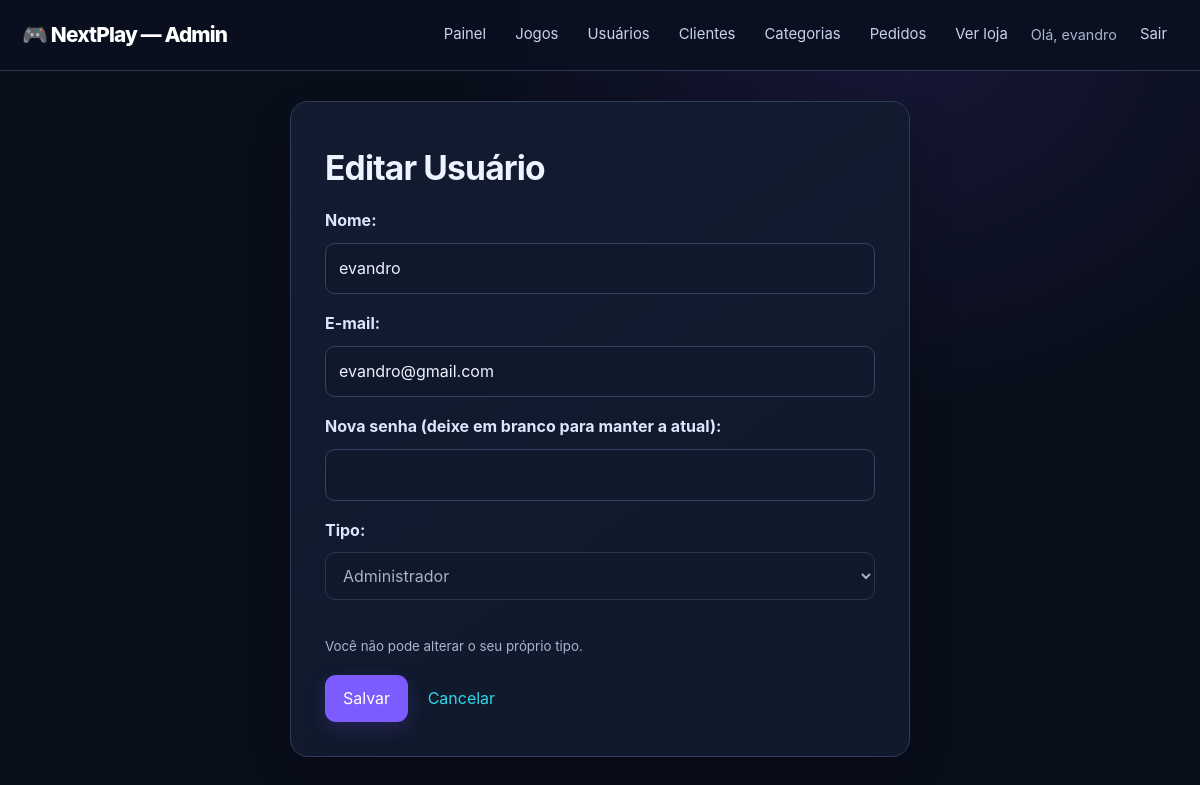
The page /admin/views/editar_usuario.php?id=1 (signed in) on the database its author committed.
### tables this page shows
CREATE TABLE IF NOT EXISTS usuarios (
    id INT AUTO_INCREMENT PRIMARY KEY,
    nome VARCHAR(100) NOT NULL,
    email VARCHAR(150) UNIQUE NOT NULL,
    senha VARCHAR(255) NOT NULL,
    tipo ENUM('admin', 'user') DEFAULT 'user',
    created_at TIMESTAMP DEFAULT CURRENT_TIMESTAMP,
    updated_at TIMESTAMP DEFAULT CURRENT_TIMESTAMP ON UPDATE CURRENT_TIMESTAMP
);

### admin/config/sessao.php (called while the page is built, shortened)
<?php
require_once __DIR__ . '/helpers.php';
function usuarioLogado() {
    return $_SESSION['usuario'] ?? null;
}

### admin/models/usuarios.php (called while the page is built, shortened)
<?php
require_once __DIR__ . '/../config/conexao.php';
require_once __DIR__ . '/../config/helpers.php';
class Usuario {
    private $pdo;
    public function __construct($atrib = []) {
        global $pdo;
        $this->pdo = $pdo;
    }
    public function buscarUsuarioPorId($id) {
        $sth = $this->pdo->prepare("SELECT id, nome, email, tipo, created_at FROM usuarios WHERE id = :id");
        $sth->bindValue(':id', $id, PDO::PARAM_INT);
        $sth->execute();
        return $sth->fetch(PDO::FETCH_ASSOC);
    }
}

### admin/config/helpers.php (called while the page is built, shortened)
<?php
function e($texto) {
    return htmlspecialchars((string)$texto, ENT_QUOTES, 'UTF-8');
}

### admin/views/editar_usuario.php (the view, shortened to what this page needs)
<?php
require_once '../config/sessao.php';
require_once '../models/usuarios.php';
$modelo = new Usuario();
$dados = null;
$meuId = usuarioLogado()['id'];
if (isset($_GET['id'])) {
    $dados = $modelo->buscarUsuarioPorId((int)$_GET['id']);
}
?>
<!DOCTYPE html>
<html lang="pt-br">
<head>
    <link rel="stylesheet" href="../public/css/style.css?v=20261022">
</head>
<body>
    <?php require '_menu.php'; ?>
    <div class="form-box">
        <h2>Editar Usuário</h2>
        <?php if ($dados): ?>
            <form method="POST">
                <label for="nome">Nome:</label>
                <input type="text" id="nome" name="nome" maxlength="100" value="<?= e($dados['nome']) ?>" required>
                <label for="email">E-mail:</label>
                <input type="email" id="email" name="email" maxlength="150" value="<?= e($dados['email']) ?>" required>
                <label for="senha">Nova senha (deixe em branco para manter a atual):</label>
                <input type="password" id="senha" name="senha" minlength="6">
                <label for="tipo">Tipo:</label>
                <select id="tipo" name="tipo" <?= (int)$dados['id'] === $meuId ? 'disabled' : '' ?>>
                    <option value="admin" <?= $dados['tipo'] === 'admin' ? 'selected' : '' ?>>Administrador</option>
                </select>
                <?php if ((int)$dados['id'] === $meuId): ?>
                    <p><small>Você não pode alterar o seu próprio tipo.</small></p>
                <?php endif; ?>
                <button class="btn" type="submit">Salvar</button>
                <a class="voltar" href="ver_usuarios.php">Cancelar</a>
            </form>
        <?php else: ?>
            <p>Usuário não encontrado.</p>
            <a href="ver_usuarios.php">Voltar</a>
        <?php endif; ?>
    </div>
</body>
</html>

### admin/views/_menu.php (shortened to what this page needs)
<div class="menu">
    <a class="logo" href="gerenciar_games.php">🎮 NextPlay — Admin</a>
    <nav>
        <a href="gerenciar_games.php">Painel</a>
        <a href="ver_games.php">Jogos</a>
        <a href="ver_usuarios.php">Usuários</a>
        <a href="clientes.php">Clientes</a>
        <a href="categorias.php">Categorias</a>
        <a href="pedidos.php">Pedidos</a>
        <a href="../../index.php">Ver loja</a>
        <span class="ola">Olá, <?= e(usuarioLogado()['nome']) ?></span>
        <a href="../../logout.php">Sair</a>
    </nav>
</div>

### rows shown on the page
usuarios: nome "evandro", email "evandro@gmail.com", tipo "Administrador"
